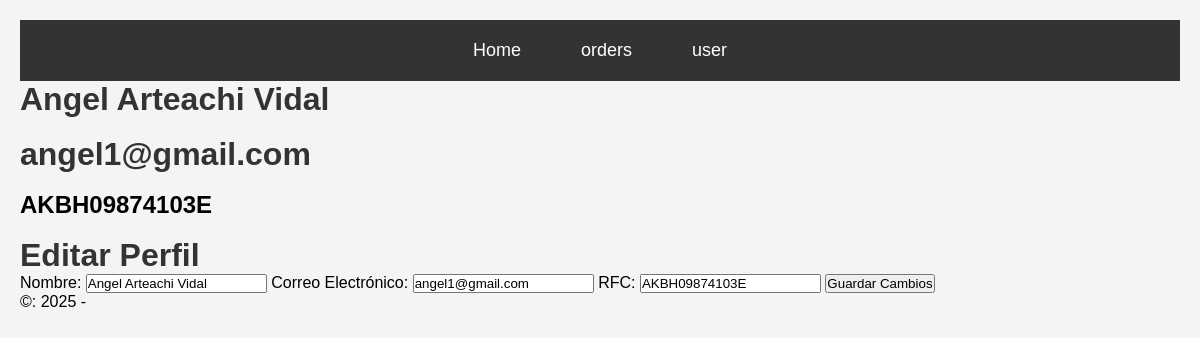
The page /users/details-user-id/6 on the database its author committed.
### users/models.py (models this page shows, shortened)
class users(models.Model):
    name = models.CharField(max_length=100)
    email = models.EmailField(max_length=100)
    age = models.IntegerField()
    rfc = models.CharField(max_length=13)
    photo = models.CharField(max_length=200)
    created_date = models.DateTimeField(auto_now_add=True)
    updated_date = models.DateTimeField(auto_now=True)

### users/views.py (the view)
# urls.py: path("details-user-id/<int:id>", views.userDetail, name="userDetail")
def userDetail(request, id):
    user = get_object_or_404(users, id=id)  # Obtener el usuario o mostrar 404
    if request.method == "POST":
        user.name = request.POST.get('name')
        user.email = request.POST.get('email')
        user.rfc = request.POST.get('rfc')
        user.save()
        return redirect('userDetail', id=user.id)  # Redirigir al detalle del usuario actualizado
    return render(request, 'users/detail.html', {"user": user})

### tamplates/users/detail.html (shortened to what this page needs)
{% extends "base/base.html"%}
{% block content %}
<h1>{{user.name}}</h1>
<br>
<h1>{{user.email}}</h1>
<br>
<h2>{{user.rfc}}</h2>
<br>
<h1>Editar Perfil</h1>
<form method="POST">
    <label for="name">Nombre:</label>
    <input type="text" id="name" name="name" value="{{ user.name }}" required>
    <label for="email">Correo Electrónico:</label>
    <input type="email" id="email" name="email" value="{{ user.email }}" required>
    <label for="rfc">RFC:</label>
    <input type="text" id="rfc" name="rfc" value="{{ user.rfc }}" required>
    <button type="submit">Guardar Cambios</button>
</form>
{% endblock %}

### static/css/users.css (style rules this page uses)
body { font-family: Arial, sans-serif; background-color: #f4f4f4; text-align: center; margin: 0; padding: 20px; }
h1 { color: #333; }
body { font-family: Arial, sans-serif; background-color: #f4f4f4; text-align: left; margin: 0; padding: 20px; }

### static/css/header.css (style rules this page uses)
* { margin: 0; padding: 0; }

### rows shown on the page
users: name "Angel Arteachi Vidal", email "angel1@gmail.com", rfc "AKBH09874103E"
